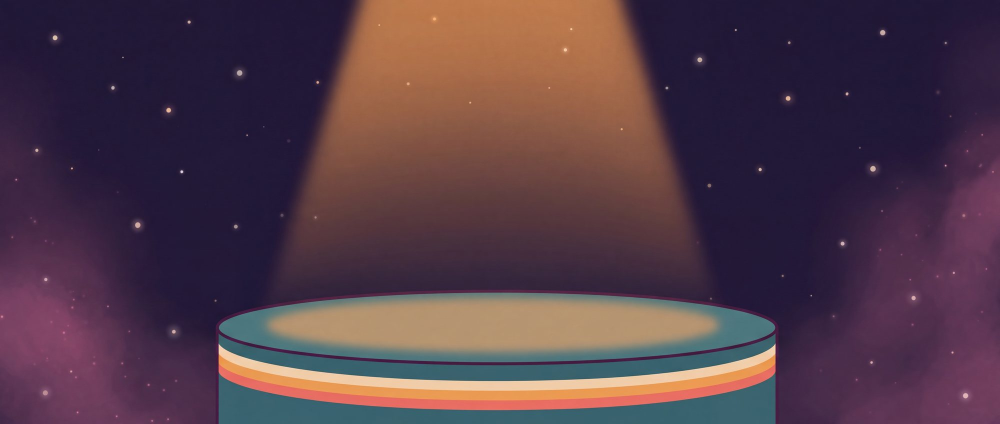
#> input picture art-jobs/refs/28_screen_reveal_crew.jpg, 2000 x 848 px, given in place of 28_SCREEN_REVEAL_CREW.png, which was not available (shown at 1/2 size)
$ python podiums.py
#> lines starting #> are read from the running program, lines starting #| are printed output that depends on the picture; pictures that were not available may be replaced by others from this repository, and a replacement may not be noted
### art-jobs/out/O_brand_screens/src/common.py
"""Shared helpers for Job O: green keying, background plates, MAE and check images."""
import numpy as np
import cv2
from PIL import Image

ROOT = __import__("pathlib").Path(__file__).resolve().parents[4]
RAW = ROOT / "raw_originals"


def load(name):
#> called with name = '28_SCREEN_REVEAL_CREW.png'
    return np.asarray(Image.open(RAW / name).convert("RGB")).astype(np.float32)


def gex(img):
    return img[..., 1] - np.maximum(img[..., 0], img[..., 2])


# [57 lines left out: functions bg_plate, key, mae, checks, not called in this run]

### art-jobs/out/O_brand_screens/src/podiums.py
"""Fit the podium top ellipse on screens 28/29/33/34 (snaps a hand estimate onto the dark rim line)."""
import json, pathlib, sys
import numpy as np, cv2
sys.path.insert(0, str(pathlib.Path(__file__).parent))
from common import load

OUT = pathlib.Path(__file__).resolve().parents[1]
EST = {  # cx, cy, a, b (source px), measured on grid crops
    "28_SCREEN_REVEAL_CREW": (3150, 2085, 1770, 215),
    "29_SCREEN_REVEAL_IMPOSTOR": (2050, 3500, 1695, 218),
    "33_SCREEN_WIN_CREW": (2752, 2525, 1543, 207),
    "34_SCREEN_WIN_IMPOSTOR": (2747, 2527, 1537, 197),
}
t = np.linspace(0, 2 * np.pi, 720, endpoint=False)


def score(L, p):
    cx, cy, a, b = p
    x = (cx + a * np.cos(t)).astype(int); y = (cy + b * np.sin(t)).astype(int)
    ok = (x >= 0) & (y >= 0) & (x < L.shape[1]) & (y < L.shape[0])
    return L[y[ok], x[ok]].mean()


res = {}
for name, p in EST.items():
    img = load(name + ".png")
    L = cv2.GaussianBlur(img.mean(2), (0, 0), 3)
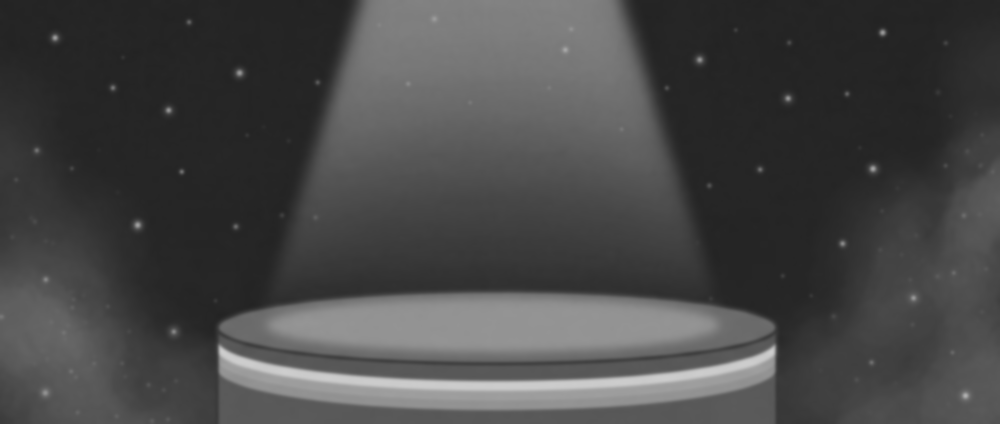
#> L: shape (848, 2000) float32 (shown at 1/2 size); min 34.8, max 206.6, mean 71.6
    p = list(map(float, p))
    for step in (24, 12, 6, 3, 1):
        improved = True
        while improved:
            improved = False
            for i in range(4):
                for d in (-step, step):
                    q = p.copy(); q[i] += d
                    if score(L, q) < score(L, p):
                        p, improved = q, True
    cx, cy, a, b = [round(v) for v in p]
    res[name] = (cx, cy, a, b, round(float(score(L, p)), 1))
    print(name, res[name])
#| 28_SCREEN_REVEAL_CREW (3150, 2085, 1770, 215, nan)
    dbg = img.astype(np.uint8)[..., ::-1].copy()
    cv2.ellipse(dbg, (cx, cy), (a, b), 0, 0, 360, (0, 255, 0), 8)
    cv2.line(dbg, (cx - int(a * .8), cy), (cx + int(a * .8), cy), (255, 255, 0), 8)
    cv2.imwrite(str(OUT / "check" / f"podium_{name[:2]}.jpg"), cv2.resize(dbg, None, fx=.25, fy=.25))
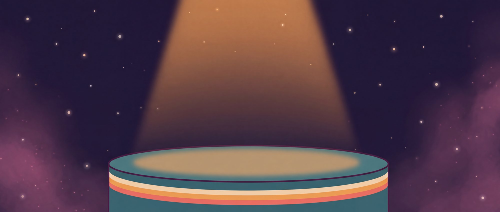
#> saved as podium_28.jpg: shape (212, 500, 3); mean B, G, R 72.8, 59.4, 83
#> pass 2 of the loop `for name, p in EST.items():`:
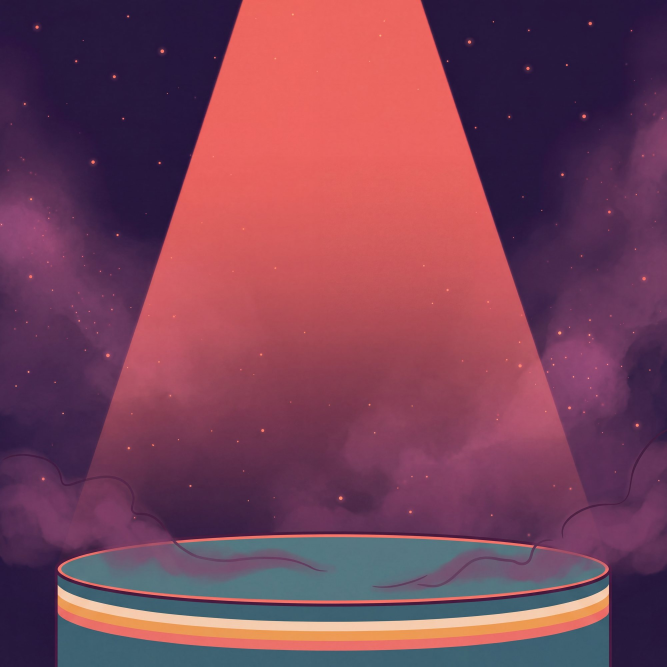
#> input picture art-jobs/refs/29_screen_reveal_impostor.jpg, 2000 x 2000 px, given in place of 29_SCREEN_REVEAL_IMPOSTOR.png, which was not available (shown at 1/3 size)
#> `L = cv2.GaussianBlur(img.mean(2), (0, 0), 3)`:
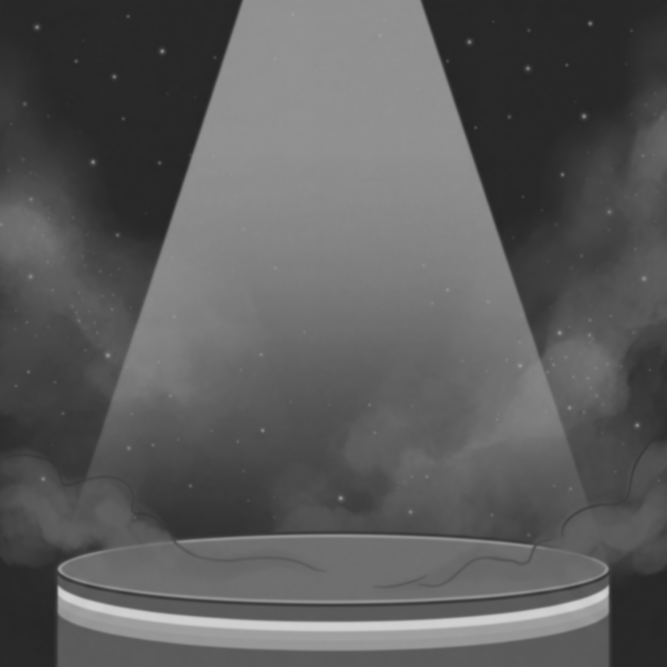
#> L: shape (2000, 2000) float32 (shown at 1/3 size); min 37.22, max 211.2, mean 92
#| 29_SCREEN_REVEAL_IMPOSTOR (2050, 3500, 1695, 218, nan)
#> dbg: shape (2000, 2000, 3)
#> `cv2.imwrite(str(OUT / "check" / f"podium_{name[:2]}.jpg"), cv2.resize(..`:
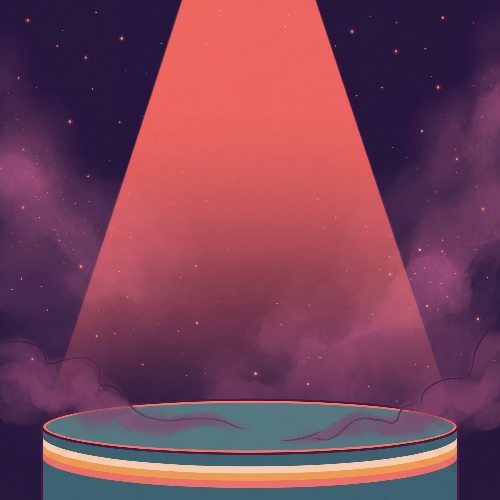
#> saved as podium_29.jpg: shape (500, 500, 3); mean B, G, R 88.3, 66.5, 121.6
#> (the run stopped early here; a loop or call above may not have finished)
